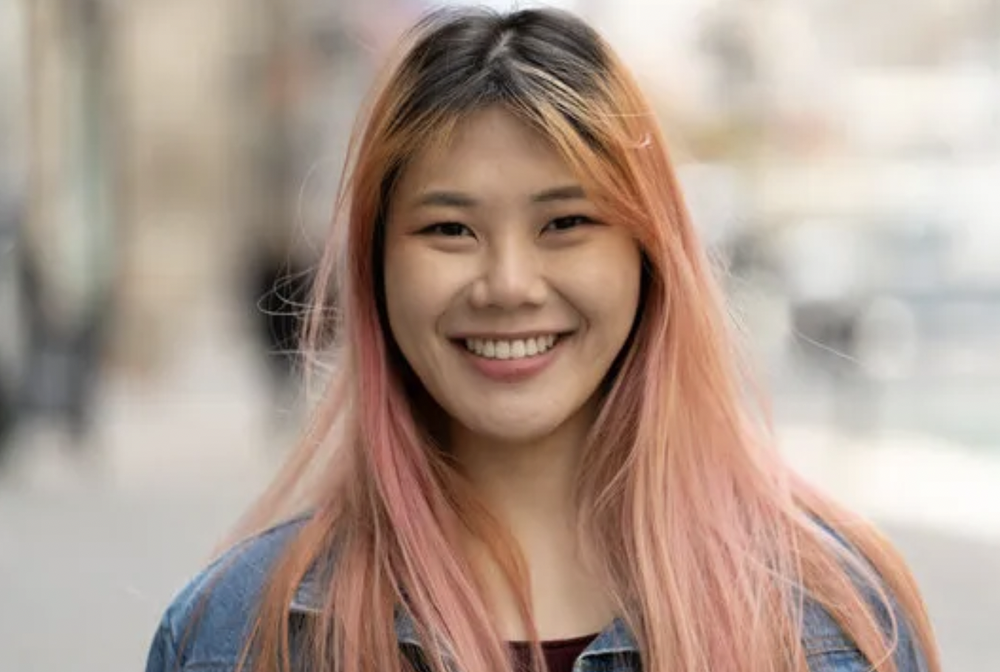
#> input picture Face_Detection/img1.png, 1000 x 672 px, shrunk from 1354 x 910 before the run, found by its file name
$ python detect_face.py
#> lines starting #> are read from the running program, lines starting #| are printed output that depends on the picture
import cv2


def detect_face(image):
#> called with image = 'Face_Detection/img1.png'
    if image is None:
        print("Image not found or path is incorrect")
        return

    image = cv2.imread(image)
#> image is the input picture: shape (672, 1000, 3); mean B, G, R 142.6, 154.9, 174.6
    # Convert to grayscale
    image_gray = cv2.cvtColor(image, cv2.COLOR_BGR2GRAY)
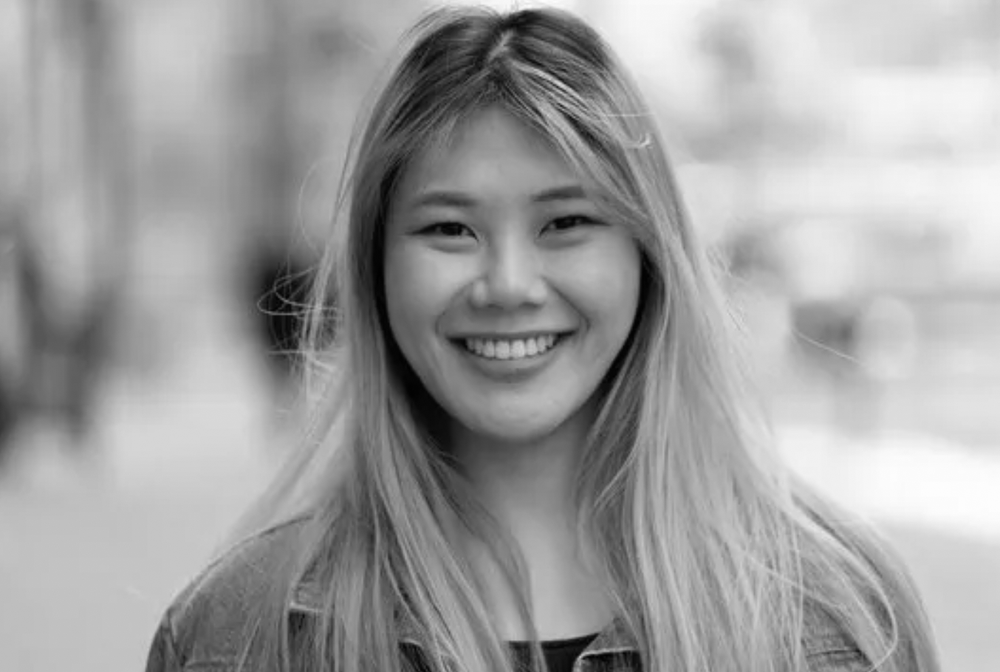
#> image_gray: shape (672, 1000); min 1, max 254, mean 159.4
    # cv2.imshow('image', image_gray)

    # Load the Haar Cascade classifier
    face_detector = cv2.CascadeClassifier("Face_Detection/haarcascade_frontalface_default.xml")

    # Detect faces in the image
    faces = face_detector.detectMultiScale(image_gray)
#> faces = [[351, 110, 305, 305]]

    # Print the coordinates of detected faces
    # print(len(faces))
    if len(faces) >0:
        return True
    else:
        return False


detect_face("Face_Detection/img1.png")

cv2.waitKey(0)

$ run again, with Face_Detection/img2.png copied over Face_Detection/img1.png
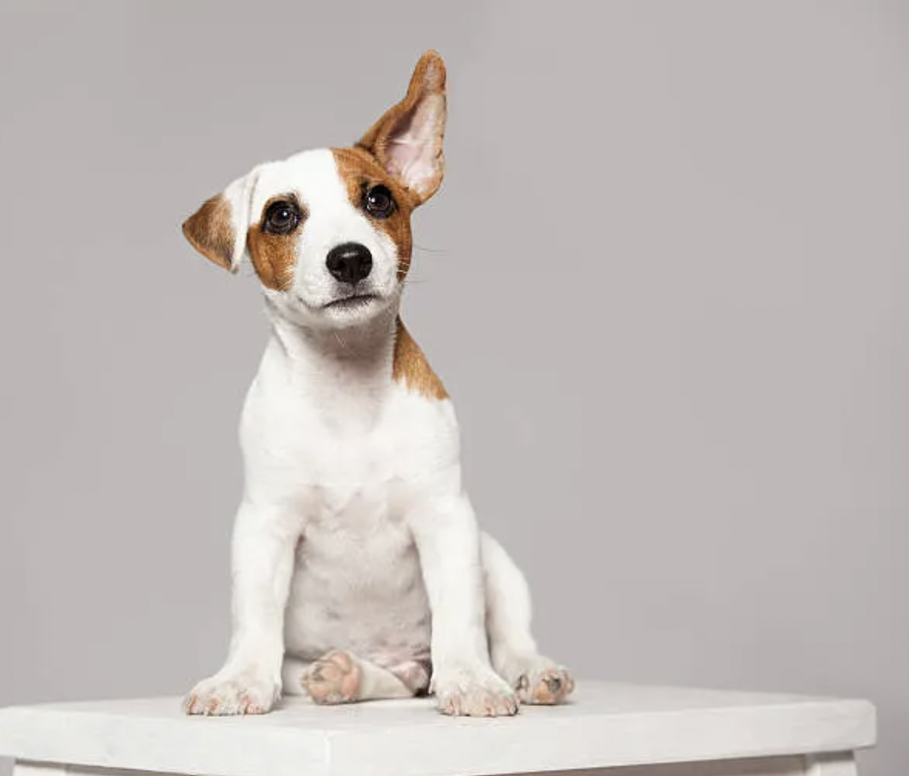
#> input picture Face_Detection/img2.png, 909 x 776 px, shrunk from 1324 x 1130 before the run, found by its file name
#> in detect_face, image is the input picture: shape (776, 909, 3); mean B, G, R 185.6, 188, 194.8
#> in detect_face, `image_gray = cv2.cvtColor(image, cv2.COLOR_BGR2GRAY)`:
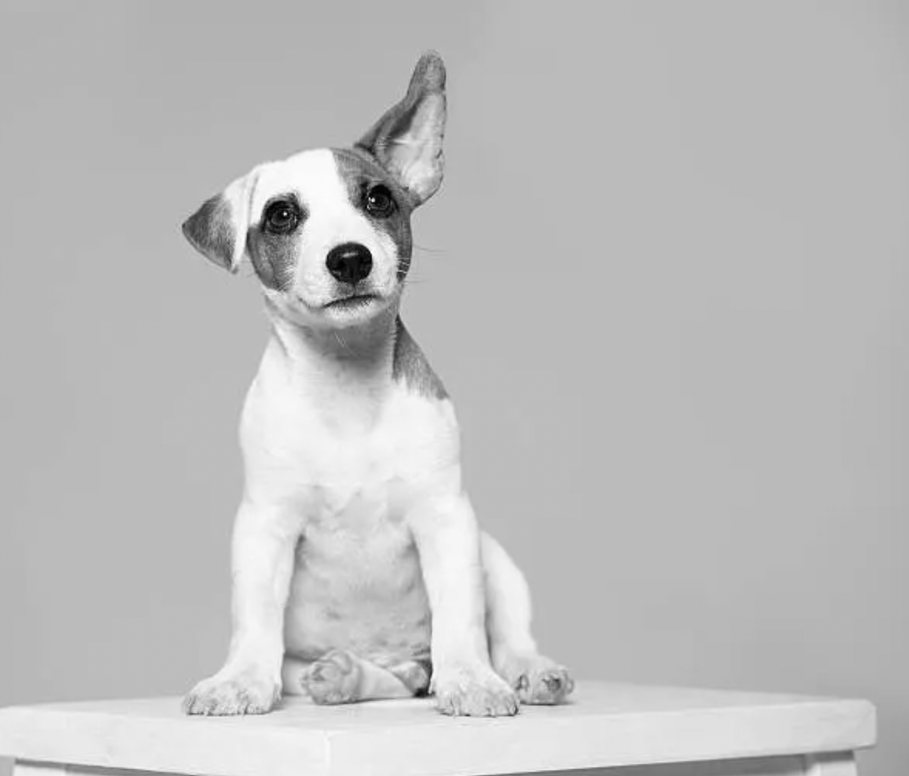
#> image_gray: shape (776, 909); min 1, max 255, mean 189.8
#> faces = ()
